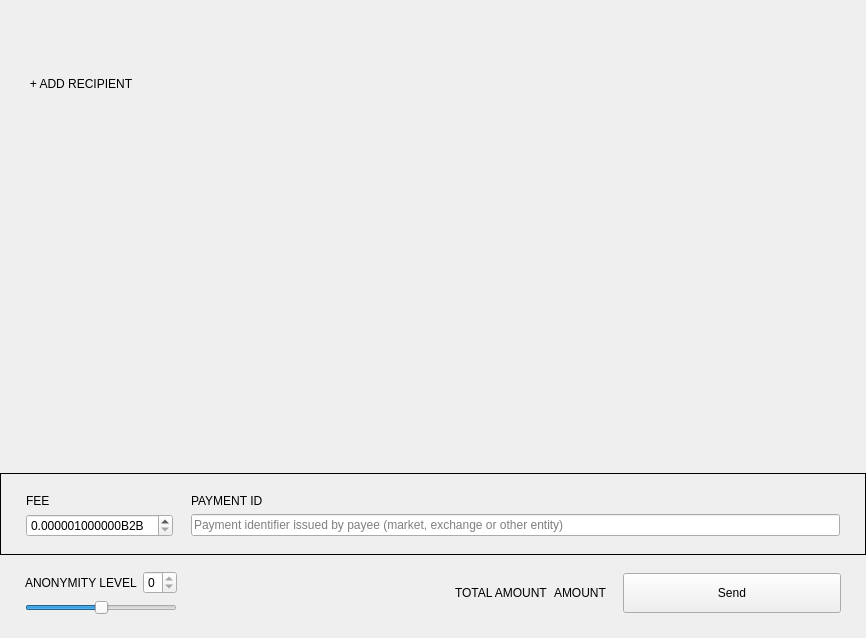
<?xml version="1.0" encoding="UTF-8"?>
<ui version="4.0">
 <class>SendFrame</class>
 <widget class="QFrame" name="SendFrame">
  <property name="geometry">
   <rect>
    <x>0</x>
    <y>0</y>
    <width>866</width>
    <height>638</height>
   </rect>
  </property>
  <property name="windowTitle">
   <string>Frame</string>
  </property>
  <property name="frameShape">
   <enum>QFrame::NoFrame</enum>
  </property>
  <property name="frameShadow">
   <enum>QFrame::Raised</enum>
  </property>
  <layout class="QVBoxLayout" name="verticalLayout">
   <property name="spacing">
    <number>5</number>
   </property>
   <property name="sizeConstraint">
    <enum>QLayout::SetDefaultConstraint</enum>
   </property>
   <property name="leftMargin">
    <number>0</number>
   </property>
   <property name="topMargin">
    <number>0</number>
   </property>
   <property name="rightMargin">
    <number>0</number>
   </property>
   <property name="bottomMargin">
    <number>0</number>
   </property>
   <item>
    <widget class="WalletGui::ResizableScrollArea" name="m_sendScrollarea">
     <property name="enabled">
      <bool>true</bool>
     </property>
     <property name="sizePolicy">
      <sizepolicy hsizetype="MinimumExpanding" vsizetype="Preferred">
       <horstretch>0</horstretch>
       <verstretch>0</verstretch>
      </sizepolicy>
     </property>
     <property name="autoFillBackground">
      <bool>false</bool>
     </property>
     <property name="styleSheet">
      <string notr="true"/>
     </property>
     <property name="frameShape">
      <enum>QFrame::NoFrame</enum>
     </property>
     <property name="sizeAdjustPolicy">
      <enum>QAbstractScrollArea::AdjustToContents</enum>
     </property>
     <property name="widgetResizable">
      <bool>true</bool>
     </property>
     <widget class="QWidget" name="scrollAreaWidgetContents">
      <property name="geometry">
       <rect>
        <x>0</x>
        <y>0</y>
        <width>866</width>
        <height>69</height>
       </rect>
      </property>
      <property name="sizePolicy">
       <sizepolicy hsizetype="Preferred" vsizetype="Preferred">
        <horstretch>0</horstretch>
        <verstretch>0</verstretch>
       </sizepolicy>
      </property>
      <property name="styleSheet">
       <string notr="true"/>
      </property>
      <layout class="QVBoxLayout" name="m_transfersLayout">
       <property name="spacing">
        <number>0</number>
       </property>
       <property name="sizeConstraint">
        <enum>QLayout::SetNoConstraint</enum>
       </property>
       <property name="leftMargin">
        <number>0</number>
       </property>
       <property name="topMargin">
        <number>0</number>
       </property>
       <property name="rightMargin">
        <number>0</number>
       </property>
       <property name="bottomMargin">
        <number>0</number>
       </property>
      </layout>
     </widget>
    </widget>
   </item>
   <item>
    <layout class="QHBoxLayout" name="horizontalLayout_2">
     <property name="spacing">
      <number>0</number>
     </property>
     <item>
      <spacer name="horizontalSpacer_3">
       <property name="orientation">
        <enum>Qt::Horizontal</enum>
       </property>
       <property name="sizeType">
        <enum>QSizePolicy::Fixed</enum>
       </property>
       <property name="sizeHint" stdset="0">
        <size>
         <width>25</width>
         <height>20</height>
        </size>
       </property>
      </spacer>
     </item>
     <item>
      <widget class="WalletGui::WalletNormalLinkLikeButton" name="m_addRecipientButton">
       <property name="cursor">
        <cursorShape>PointingHandCursor</cursorShape>
       </property>
       <property name="focusPolicy">
        <enum>Qt::NoFocus</enum>
       </property>
       <property name="text">
        <string>+ ADD RECIPIENT</string>
       </property>
       <property name="flat">
        <bool>true</bool>
       </property>
      </widget>
     </item>
     <item>
      <spacer name="horizontalSpacer_2">
       <property name="orientation">
        <enum>Qt::Horizontal</enum>
       </property>
       <property name="sizeHint" stdset="0">
        <size>
         <width>478</width>
         <height>17</height>
        </size>
       </property>
      </spacer>
     </item>
    </layout>
   </item>
   <item>
    <spacer name="verticalSpacer_2">
     <property name="orientation">
      <enum>Qt::Vertical</enum>
     </property>
     <property name="sizeType">
      <enum>QSizePolicy::MinimumExpanding</enum>
     </property>
     <property name="sizeHint" stdset="0">
      <size>
       <width>20</width>
       <height>20</height>
      </size>
     </property>
    </spacer>
   </item>
   <item>
    <widget class="QFrame" name="m_sendFeeFrame">
     <property name="frameShape">
      <enum>QFrame::Box</enum>
     </property>
     <property name="frameShadow">
      <enum>QFrame::Plain</enum>
     </property>
     <layout class="QGridLayout" name="gridLayout_2">
      <property name="leftMargin">
       <number>25</number>
      </property>
      <property name="topMargin">
       <number>20</number>
      </property>
      <property name="rightMargin">
       <number>25</number>
      </property>
      <property name="bottomMargin">
       <number>17</number>
      </property>
      <property name="horizontalSpacing">
       <number>18</number>
      </property>
      <item row="0" column="0">
       <widget class="WalletGui::WalletNormalGrayTextLabel" name="label_3">
        <property name="text">
         <string>FEE</string>
        </property>
       </widget>
      </item>
      <item row="0" column="1">
       <widget class="WalletGui::WalletNormalGrayTextLabel" name="m_paymentIdTextLabel">
        <property name="text">
         <string>PAYMENT ID</string>
        </property>
       </widget>
      </item>
      <item row="1" column="0">
       <widget class="QDoubleSpinBox" name="m_feeSpin">
        <property name="buttonSymbols">
         <enum>QAbstractSpinBox::UpDownArrows</enum>
        </property>
        <property name="suffix">
         <string notr="true">B2B</string>
        </property>
        <property name="decimals">
         <number>12</number>
        </property>
        <property name="minimum">
         <double>0.000001000000</double>
        </property>
        <property name="maximum">
         <double>10.000000000000</double>
        </property>
        <property name="singleStep">
         <double>0.000001000000</double>
        </property>
        <property name="value">
         <double>0.000001000000</double>
        </property>
       </widget>
      </item>
      <item row="1" column="1">
       <widget class="WalletGui::ClearableLineEdit" name="m_paymentIdEdit">
        <property name="styleSheet">
         <string notr="true">[errorState=&quot;true&quot;] {
  border-color: #ef3131;
}</string>
        </property>
        <property name="placeholderText">
         <string>Payment identifier issued by payee (market, exchange or other entity)</string>
        </property>
       </widget>
      </item>
     </layout>
    </widget>
   </item>
   <item>
    <widget class="QFrame" name="m_mixinFrame">
     <property name="frameShape">
      <enum>QFrame::NoFrame</enum>
     </property>
     <property name="frameShadow">
      <enum>QFrame::Raised</enum>
     </property>
     <layout class="QGridLayout" name="gridLayout">
      <property name="leftMargin">
       <number>25</number>
      </property>
      <property name="topMargin">
       <number>11</number>
      </property>
      <property name="rightMargin">
       <number>25</number>
      </property>
      <property name="bottomMargin">
       <number>23</number>
      </property>
      <item row="0" column="2" rowspan="2">
       <widget class="QLabel" name="label">
        <property name="text">
         <string/>
        </property>
       </widget>
      </item>
      <item row="0" column="5" rowspan="2">
       <widget class="WalletGui::WalletExtraNormalBlackTextLabel" name="m_totalAmountLabel">
        <property name="text">
         <string>AMOUNT</string>
        </property>
        <property name="indent">
         <number>0</number>
        </property>
       </widget>
      </item>
      <item row="0" column="1">
       <widget class="QSpinBox" name="m_mixinSpin">
        <property name="maximum">
         <number>0</number>
        </property>
       </widget>
      </item>
      <item row="0" column="3" rowspan="2">
       <spacer name="horizontalSpacer">
        <property name="orientation">
         <enum>Qt::Horizontal</enum>
        </property>
        <property name="sizeType">
         <enum>QSizePolicy::Expanding</enum>
        </property>
        <property name="sizeHint" stdset="0">
         <size>
          <width>298</width>
          <height>20</height>
         </size>
        </property>
       </spacer>
      </item>
      <item row="1" column="0" colspan="2">
       <widget class="QSlider" name="m_mixinSlider">
        <property name="maximumSize">
         <size>
          <width>16777215</width>
          <height>16777215</height>
         </size>
        </property>
        <property name="maximum">
         <number>6</number>
        </property>
        <property name="pageStep">
         <number>1</number>
        </property>
        <property name="value">
         <number>3</number>
        </property>
        <property name="tracking">
         <bool>false</bool>
        </property>
        <property name="orientation">
         <enum>Qt::Horizontal</enum>
        </property>
       </widget>
      </item>
      <item row="0" column="7" rowspan="2">
       <widget class="WalletGui::WalletLargeBlueButton" name="m_sendButton">
        <property name="sizePolicy">
         <sizepolicy hsizetype="Fixed" vsizetype="Fixed">
          <horstretch>0</horstretch>
          <verstretch>0</verstretch>
         </sizepolicy>
        </property>
        <property name="minimumSize">
         <size>
          <width>218</width>
          <height>40</height>
         </size>
        </property>
        <property name="maximumSize">
         <size>
          <width>218</width>
          <height>40</height>
         </size>
        </property>
        <property name="focusPolicy">
         <enum>Qt::NoFocus</enum>
        </property>
        <property name="text">
         <string>Send</string>
        </property>
       </widget>
      </item>
      <item row="0" column="4" rowspan="2">
       <widget class="WalletGui::WalletNormalGrayTextLabel" name="label_2">
        <property name="text">
         <string>TOTAL AMOUNT</string>
        </property>
       </widget>
      </item>
      <item row="0" column="0">
       <widget class="WalletGui::WalletNormalGrayTextLabel" name="m_mixinTextLabel">
        <property name="text">
         <string>ANONYMITY LEVEL</string>
        </property>
       </widget>
      </item>
      <item row="0" column="6" rowspan="2">
       <spacer name="horizontalSpacer_4">
        <property name="orientation">
         <enum>Qt::Horizontal</enum>
        </property>
        <property name="sizeType">
         <enum>QSizePolicy::Fixed</enum>
        </property>
        <property name="sizeHint" stdset="0">
         <size>
          <width>10</width>
          <height>20</height>
         </size>
        </property>
       </spacer>
      </item>
     </layout>
    </widget>
   </item>
  </layout>
 </widget>
 <customwidgets>
  <customwidget>
   <class>WalletGui::WalletNormalGrayTextLabel</class>
   <extends>QLabel</extends>
   <header>Gui/Common/WalletTextLabel.h</header>
  </customwidget>
  <customwidget>
   <class>WalletGui::WalletLargeBlueButton</class>
   <extends>QPushButton</extends>
   <header>Gui/Common/WalletBlueButton.h</header>
  </customwidget>
  <customwidget>
   <class>WalletGui::ClearableLineEdit</class>
   <extends>QLineEdit</extends>
   <header>Gui/Common/ClearableLineEdit.h</header>
  </customwidget>
  <customwidget>
   <class>WalletGui::ResizableScrollArea</class>
   <extends>QScrollArea</extends>
   <header>Gui/Common/ResizableScrollArea.h</header>
   <container>1</container>
  </customwidget>
  <customwidget>
   <class>WalletGui::WalletNormalLinkLikeButton</class>
   <extends>QPushButton</extends>
   <header>Gui/Common/WalletLinkLikeButton.h</header>
  </customwidget>
  <customwidget>
   <class>WalletGui::WalletExtraNormalBlackTextLabel</class>
   <extends>QLabel</extends>
   <header>Gui/Common/WalletTextLabel.h</header>
  </customwidget>
 </customwidgets>
 <tabstops>
  <tabstop>m_paymentIdEdit</tabstop>
  <tabstop>m_mixinSlider</tabstop>
  <tabstop>m_sendScrollarea</tabstop>
 </tabstops>
 <resources/>
 <connections>
  <connection>
   <sender>m_sendButton</sender>
   <signal>clicked()</signal>
   <receiver>SendFrame</receiver>
   <slot>sendClicked()</slot>
   <hints>
    <hint type="sourcelabel">
     <x>53</x>
     <y>561</y>
    </hint>
    <hint type="destinationlabel">
     <x>432</x>
     <y>294</y>
    </hint>
   </hints>
  </connection>
  <connection>
   <sender>m_mixinSlider</sender>
   <signal>valueChanged(int)</signal>
   <receiver>SendFrame</receiver>
   <slot>mixinValueChanged(int)</slot>
   <hints>
    <hint type="sourcelabel">
     <x>221</x>
     <y>520</y>
    </hint>
    <hint type="destinationlabel">
     <x>432</x>
     <y>294</y>
    </hint>
   </hints>
  </connection>
  <connection>
   <sender>m_addRecipientButton</sender>
   <signal>clicked()</signal>
   <receiver>SendFrame</receiver>
   <slot>addRecipientClicked()</slot>
   <hints>
    <hint type="sourcelabel">
     <x>78</x>
     <y>414</y>
    </hint>
    <hint type="destinationlabel">
     <x>432</x>
     <y>294</y>
    </hint>
   </hints>
  </connection>
  <connection>
   <sender>m_paymentIdEdit</sender>
   <signal>textChanged(QString)</signal>
   <receiver>SendFrame</receiver>
   <slot>validatePaymentId(QString)</slot>
   <hints>
    <hint type="sourcelabel">
     <x>538</x>
     <y>521</y>
    </hint>
    <hint type="destinationlabel">
     <x>432</x>
     <y>318</y>
    </hint>
   </hints>
  </connection>
  <connection>
   <sender>m_mixinSpin</sender>
   <signal>valueChanged(int)</signal>
   <receiver>SendFrame</receiver>
   <slot>mixinValueChanged(int)</slot>
   <hints>
    <hint type="sourcelabel">
     <x>201</x>
     <y>575</y>
    </hint>
    <hint type="destinationlabel">
     <x>432</x>
     <y>318</y>
    </hint>
   </hints>
  </connection>
 </connections>
 <slots>
  <slot>sendClicked()</slot>
  <slot>clearAllClicked()</slot>
  <slot>addRecipientClicked()</slot>
  <slot>mixinValueChanged(int)</slot>
  <slot>validatePaymentId(QString)</slot>
 </slots>
</ui>
